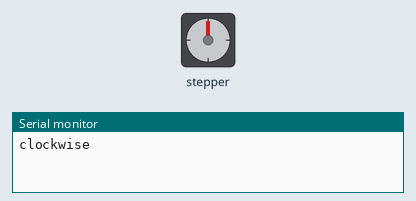
Recording of a sketch running on a simulated Arduino Uno, built with avr-gcc and run on an emulated ATmega328P. Parts: stepper motor, the last lines printed to the serial monitor. Stepper angles assume 4096 steps per turn.

Above: at 0.05 s.
At 2.5 s:
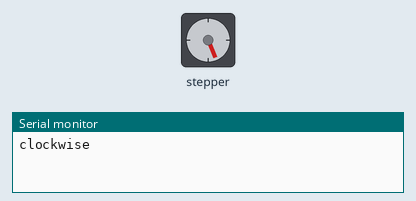
At 5.0 s:
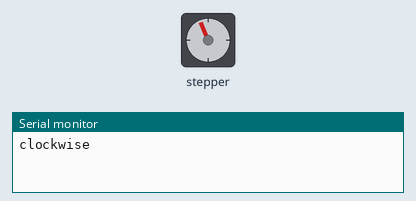
At 10.35 s:
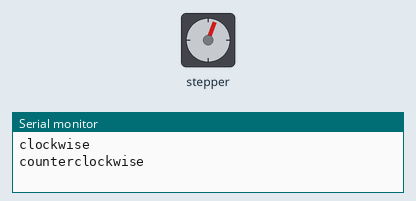
Timing chart, 0 to 14.4 s (numbered marks = the images above):
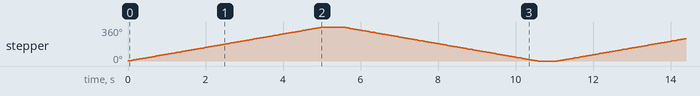

Measured:
- by itself, stepper: turns 360° clockwise in 5.0 s, then 360° counter-clockwise in 5.0 s, repeating every 11.1 s

The sketch:

stepper_oneRevolution1.ino
```cpp
/*
 Stepper Motor Control - one revolution

 This program drives a unipolar or bipolar stepper motor.
 The motor is attached to digital pins 8 - 11 of the Arduino.

 The motor should revolve one revolution in one direction, then
 one revolution in the other direction.


 Created 11 Mar. 2007
 Modified 30 Nov. 2009
 by Tom Igoe

 */

#include <Stepper.h>

const int stepsPerRevolution = 4096;  // changed to fit the number of steps per revolution
// for your motor. Since Arduino library runs in "4 step mode", use 2048 steps per revolution
// as per documentation for this stepper motor.

// Initialize with pin sequence IN1-IN3-IN2-IN4 for using Stepper.h with 28BYJ-48
Stepper myStepper(stepsPerRevolution, 8, 10, 9, 11); // changed ordering from default in sketch

// "the Sketch believes that the pins are sequenced 8, 9,10, 11.
// However, the pins are not sequenced that way in the controller.

void setup() {
  // set the speed at 60 rpm:
  myStepper.setSpeed(12); //16 doesn't always stick;

  // initialize the serial port:
  Serial.begin(9600);
}

void loop() {
  // step one revolution  in one direction:
  Serial.println("clockwise");
  myStepper.step(stepsPerRevolution);
  delay(500);

  // step one revolution in the other direction:
  Serial.println("counterclockwise");
  myStepper.step(-stepsPerRevolution);
  delay(500);
}
```
